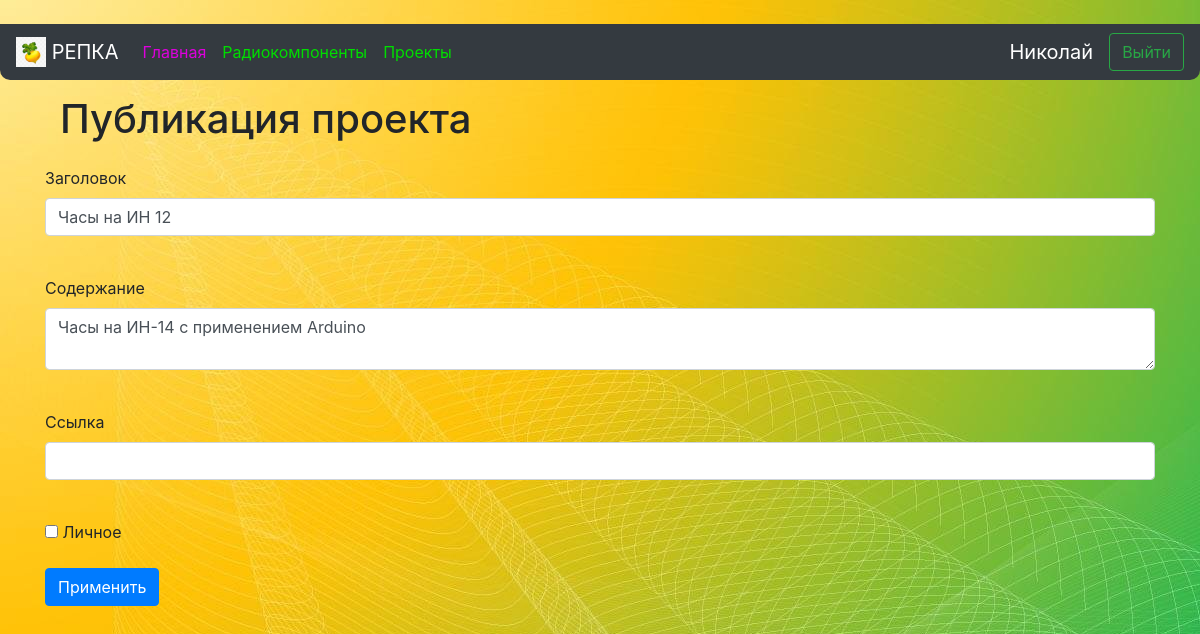
Screenshot of /news/5 (signed in) with the database file from the repository.
### data/users.py (models this page shows, shortened)
class User(SqlAlchemyBase, UserMixin, SerializerMixin):
    __tablename__ = 'users'
    id = sqlalchemy.Column(sqlalchemy.Integer, primary_key=True, autoincrement=True)
    name = sqlalchemy.Column(sqlalchemy.String, nullable=True)
    about = sqlalchemy.Column(sqlalchemy.String, nullable=True)
    email = sqlalchemy.Column(sqlalchemy.String, index=True, unique=True, nullable=True)
    hashed_password = sqlalchemy.Column(sqlalchemy.String, nullable=True)
    created_date = sqlalchemy.Column(sqlalchemy.DateTime, default=datetime.datetime.now)
    news = orm.relation("News", back_populates='user')
    comments = orm.relation("Comment", back_populates="user")

### data/news.py (models this page shows)
class News(SqlAlchemyBase, SerializerMixin):
    __tablename__ = 'news'
    id = sqlalchemy.Column(sqlalchemy.Integer, primary_key=True, autoincrement=True)
    title = sqlalchemy.Column(sqlalchemy.String, nullable=True)
    content = sqlalchemy.Column(sqlalchemy.String, nullable=True)
    created_date = sqlalchemy.Column(sqlalchemy.DateTime, default=datetime.datetime.today())
    is_private = sqlalchemy.Column(sqlalchemy.Boolean, default=True)
    user_id = sqlalchemy.Column(sqlalchemy.Integer, sqlalchemy.ForeignKey("users.id"))
    about = sqlalchemy.Column(sqlalchemy.String, nullable=True)
    user = orm.relation('User')
    comments = orm.relation("Comment", back_populates="news")

### main.py (the view, shortened to what this page needs)
@app.route('/news/<int:id>', methods=['GET', 'POST'])
@login_required
def edit_news(id):
    form = NewsForm()
    if request.method == "GET":
        db_sess = db_session.create_session()
        news = db_sess.query(News).filter(News.id == id,
                                          News.user == current_user
                                          ).first()
        if news:
            form.title.data = news.title
            form.content.data = news.content
            form.is_private.data = news.is_private
        else:
            abort(404)
    return render_template('news.html',
                           title='Редактирование проекта',
                           form=form
                           )

### forms/news.py
class NewsForm(FlaskForm):
    title = StringField('Заголовок', validators=[DataRequired()])
    content = TextAreaField("Содержание")
    url = URLField("Ссылка")
    is_private = BooleanField("Личное")
    submit = SubmitField('Применить')

### data/db_session.py (called while the page is built)
def create_session() -> Session:
    global __factory
    return __factory()

### main.py (called while the page is built)
@login_manager.user_loader
def load_user(user_id):
    db_sess = db_session.create_session()
    return db_sess.query(User).get(user_id)

### templates/news.html (shortened to what this page needs)
﻿{% extends "base.html" %}
{% block content %}
<h1 style="padding: 15px">Публикация проекта</h1>
<form action="" method="post">
    <p>
        {{ form.title.label }}<br>
        {{ form.title(class="form-control") }}<br>
    </p>
    <p>
        {{ form.content.label }}<br>
        {{ form.content(class="form-control") }}<br>
    <p>
        {{ form.url.label }}<br>
        {{ form.url(class="form-control") }}<br>
    </p>
    <p>{{ form.is_private() }} {{ form.is_private.label }}</p>
    <p>{{ form.submit(type="submit", class="btn btn-primary") }}</p>
</form>
{% endblock %}

### templates/base.html (shortened to what this page needs)
<!doctype html>
<html lang="en">
<head>
    <link rel="stylesheet"
          href="https://stackpath.bootstrapcdn.com/bootstrap/4.4.1/css/bootstrap.min.css"
>
</head>
<body style="background-image: url('../static/img/background_wallpaper1.jpg'); background-attachment: fixed;">
<header>
    <nav class="navbar navbar-expand-sm navbar-dark bg-dark" style="border-radius: 0 0 10px 10px">
        <a class="navbar-brand"><img src="../static/img/repka1.jpg" width="30" height="30"
                                               class="d-inline-block align-top" alt="Картинка репки"> РЕПКА</a>
        <div class="collapse navbar-collapse" id="collapsibleNavbar">
            <div class="navbar-nav mr-auto">
                <a class="nav-item nav-link active" style="color:#DD00DD" href="/#">Главная<span class="sr-only">(current)</span></a>
                <a class="nav-item nav-link" style="color:#00DD00" href="/components">Радиокомпоненты</a>
                <a class="nav-item nav-link" style="color:#00DD00" href="/projects">Проекты</a>
            </div>
        </div>
        {% if current_user.is_authenticated %}
        <a class="navbar-brand">{{ current_user.name }}</a>
        <a class="btn btn-outline-success" href="/logout" type="button">Выйти</a>
        {% else %}
        <a class="btn btn-success" href="/login">Авторизация</a>
        {% endif %}
    </nav>
</header>
<main role="main" class="container">
    {% block content %}{% endblock %}
</main>
</body>
</html>

### rows the page displays
User: name "Николай"
News: title "Часы на ИН 12", content "Часы на ИН-14 с применением Arduino"
